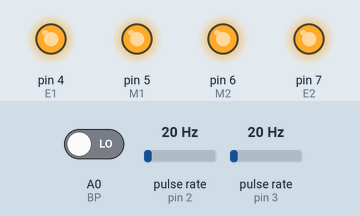
Simulated run of this sketch. Board: Arduino Uno, built with avr-gcc and run on an emulated ATmega328P. On the bench: output pins drawn as LEDs (lit = HIGH). Wiring (inferred from the names in the program): 2 × pulse sensor: data pin 2 / data pin 3. The inputs (shaded band) are chosen by the test bench; at power-on: A0 (BP) LOW, pulse rate (sensors on pin 2, pin 3) 20 Hz. What the sketch prints to the serial monitor is not drawn.

Above: at 1.2 s.
1.3 s: A0 (BP) driven HIGH
At 2.6 s:
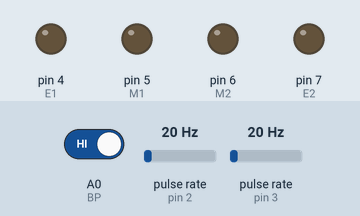
Timing chart, 0 to 4.3 s (numbered marks = the images above; inputs shaded):
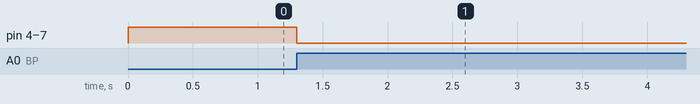

Measured:
- after the input at 1.3 s, pin 4 (E1), pin 5 (M1), pin 6 (M2), pin 7 (E2): HIGH → LOW at once

The sketch:

boucle_fermee_simple_V2.ino
```cpp
//#include "SoftwareSerial.h"
//#include "Ultrasonic.h"
//SoftwareSerial mySerial(1,0); // broshes TX, RX
//Ultrasonic ultrasonic(13);
//int distance;

#define E1 4
#define E2 7
#define M1 5
#define M2 6
#define Enc1 2
#define Enc2 3
#define BP A0

bool CAPG, CAPC, CAPD;
int val=1;
int rpm1,rpm2;
volatile int pulseCount1 = 0;
volatile int pulseCount2 = 0;
unsigned long lastTime = 0;

int rpm100=100; //à trouver si fonction proportionnel
int Kp; //à déterminer fonction de transfert ...
double Setpoint1=155, Input1, Output1, Setpoint2=155, Input2, Output2;


void setup() {
  //mySerial.begin(9600);
  Serial.begin(9600);
  pinMode(8, INPUT);
  pinMode(9, INPUT);
  pinMode(10, INPUT);
  pinMode(BP, INPUT);
  pinMode(Enc1, INPUT);
  pinMode(Enc2, INPUT);
  pinMode(M1, OUTPUT);
  pinMode(M2, OUTPUT);
  attachInterrupt(digitalPinToInterrupt(Enc1), countPulses1, RISING);
  attachInterrupt(digitalPinToInterrupt(Enc2), countPulses2, RISING);
}

void loop() {
  Input1 = 100*rpm1/rpm100; // trouver PWM fonction de rpm
  Input2 = 100 *rpm2/rpm100;

  if (digitalRead(BP)==HIGH) {
    val=0;}
  if (val==1){
    //line();
    avancer(HIGH,155,155);
    vitesse();
  }
  else {
    avancer(LOW,0,0);
  }

  int erreur1=Setpoint1-Input1;
    Output1=Kp*erreur1;
  int erreur2=Setpoint2-Input2;
    Output2=Kp*erreur2;
  Output1 = constrain(Output1, 0, 255);
  Output2 = constrain(Output2, 0, 255);
}


void countPulses1() {
  pulseCount1++;
}

void countPulses2() {
  pulseCount2++;
}

void vitesse(){
  if (millis() - lastTime >= 1000) {
    rpm1 = (pulseCount1 / 20.0) * 60.0;
    rpm2 = (pulseCount2 / 20.0) * 60.0;
    Serial.print(rpm1);
    Serial.print(" , ");
    Serial.println(rpm2);
    pulseCount1 = 0;
    pulseCount2 = 0;
    lastTime = millis();
  }
}

void line() {
  CAPG = digitalRead(8);
  CAPC = digitalRead(9);
  CAPD = digitalRead(10);
  if (CAPC) {
    Setpoint1 = 155;
    Setpoint2 = 155;
    avancer(HIGH,Output1,Output2);}
  else if (CAPG) {
    Setpoint1 = 100;
    Setpoint2 = 155;
    avancer(HIGH,Output1,Output2);}
  else if (CAPD) {
    Setpoint1 = 155;
    Setpoint2 = 100;
    avancer(HIGH,Output1,Output2);}
  else {
    //ult();
    avancer(LOW,0,0);
  }
}

void avancer(char L, int vg, int vd) {
  digitalWrite(M1,L); // moteur gauche
  digitalWrite(M2,L);
  analogWrite(E1,vg);
  analogWrite(E2,vd);
}

//void app {
//  if (mySerial.available()) {
//    val = mySerial.read();
//    Serial.print(val);
//    if (val == '1'){
//      {line();}  }
//    else if (val == '0')
//      {avancer(LOW,0,0);} }
//  if (digitalRead(BP) == HIGH)
//    {avancer(LOW,0,0);}}

//void ult() {
//long distance;
//  distance = ultrasonic.read();
//  delay(50);
//  Serial.print(distance);
//  Serial.println("cm");
//  if(distance == 7){
//    avancer(HIGH,155,155);}
//  if(distance < 5) {
//    avancer(HIGH,155,100);}
//  if(distance > 9){
//    avancer(HIGH,100,155);}}
```
